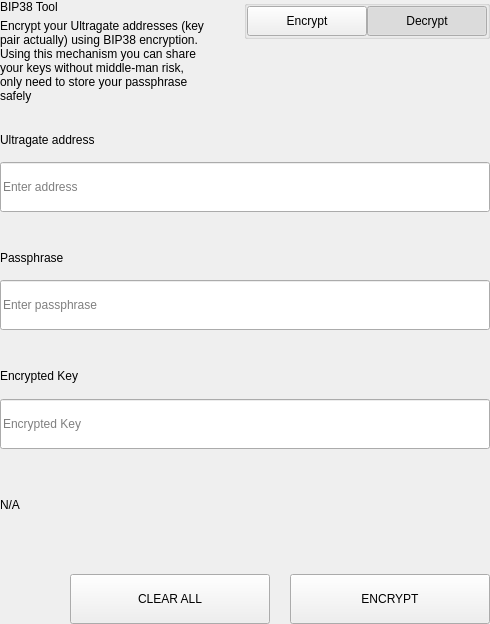
<?xml version="1.0" encoding="UTF-8"?>
<ui version="4.0">
 <class>SettingsBitToolWidget</class>
 <widget class="QWidget" name="SettingsBitToolWidget">
  <property name="geometry">
   <rect>
    <x>0</x>
    <y>0</y>
    <width>490</width>
    <height>624</height>
   </rect>
  </property>
  <property name="windowTitle">
   <string>Form</string>
  </property>
  <layout class="QVBoxLayout" name="verticalLayout">
   <property name="spacing">
    <number>0</number>
   </property>
   <property name="leftMargin">
    <number>0</number>
   </property>
   <property name="topMargin">
    <number>0</number>
   </property>
   <property name="rightMargin">
    <number>0</number>
   </property>
   <property name="bottomMargin">
    <number>0</number>
   </property>
   <item>
    <widget class="QWidget" name="left" native="true">
     <layout class="QVBoxLayout" name="verticalLayout_3">
      <property name="leftMargin">
       <number>0</number>
      </property>
      <property name="topMargin">
       <number>0</number>
      </property>
      <property name="rightMargin">
       <number>0</number>
      </property>
      <property name="bottomMargin">
       <number>0</number>
      </property>
      <item>
       <layout class="QVBoxLayout" name="verticalLayout_2">
        <property name="spacing">
         <number>0</number>
        </property>
        <item>
         <layout class="QHBoxLayout" name="horizontalLayout_3" stretch="3,1">
          <property name="spacing">
           <number>40</number>
          </property>
          <item>
           <layout class="QVBoxLayout" name="verticalLayoutTitle">
            <property name="spacing">
             <number>5</number>
            </property>
            <item>
             <widget class="QLabel" name="labelTitle">
              <property name="text">
               <string>BIP38 Tool</string>
              </property>
             </widget>
            </item>
            <item>
             <widget class="QLabel" name="labelSubtitle1">
              <property name="text">
               <string>Encrypt your Ultragate addresses (key pair actually) using BIP38 encryption.
Using this mechanism you can share your keys without middle-man risk, only need to store your passphrase safely</string>
              </property>
              <property name="wordWrap">
               <bool>true</bool>
              </property>
             </widget>
            </item>
           </layout>
          </item>
          <item alignment="Qt::AlignTop">
           <widget class="QGroupBox" name="groupBox">
            <property name="title">
             <string/>
            </property>
            <property name="alignment">
             <set>Qt::AlignLeading|Qt::AlignLeft|Qt::AlignTop</set>
            </property>
            <layout class="QHBoxLayout" name="horizontalLayout_4">
             <property name="spacing">
              <number>0</number>
             </property>
             <property name="leftMargin">
              <number>0</number>
             </property>
             <property name="topMargin">
              <number>0</number>
             </property>
             <property name="rightMargin">
              <number>0</number>
             </property>
             <property name="bottomMargin">
              <number>0</number>
             </property>
             <item>
              <spacer name="horizontalSpacer">
               <property name="orientation">
                <enum>Qt::Horizontal</enum>
               </property>
               <property name="sizeHint" stdset="0">
                <size>
                 <width>40</width>
                 <height>20</height>
                </size>
               </property>
              </spacer>
             </item>
             <item>
              <widget class="QPushButton" name="pushLeft">
               <property name="minimumSize">
                <size>
                 <width>120</width>
                 <height>30</height>
                </size>
               </property>
               <property name="maximumSize">
                <size>
                 <width>120</width>
                 <height>30</height>
                </size>
               </property>
               <property name="focusPolicy">
                <enum>Qt::NoFocus</enum>
               </property>
               <property name="text">
                <string>Encrypt</string>
               </property>
               <property name="checkable">
                <bool>true</bool>
               </property>
               <property name="autoExclusive">
                <bool>true</bool>
               </property>
              </widget>
             </item>
             <item>
              <widget class="QPushButton" name="pushRight">
               <property name="minimumSize">
                <size>
                 <width>120</width>
                 <height>30</height>
                </size>
               </property>
               <property name="maximumSize">
                <size>
                 <width>120</width>
                 <height>30</height>
                </size>
               </property>
               <property name="focusPolicy">
                <enum>Qt::NoFocus</enum>
               </property>
               <property name="text">
                <string>Decrypt</string>
               </property>
               <property name="checkable">
                <bool>true</bool>
               </property>
               <property name="checked">
                <bool>true</bool>
               </property>
               <property name="autoExclusive">
                <bool>true</bool>
               </property>
              </widget>
             </item>
            </layout>
           </widget>
          </item>
         </layout>
        </item>
        <item>
         <widget class="QStackedWidget" name="stackedWidget">
          <property name="currentIndex">
           <number>1</number>
          </property>
          <widget class="QWidget" name="pageDecrypt">
           <layout class="QVBoxLayout" name="verticalLayout_5">
            <property name="spacing">
             <number>0</number>
            </property>
            <property name="leftMargin">
             <number>0</number>
            </property>
            <property name="topMargin">
             <number>0</number>
            </property>
            <property name="rightMargin">
             <number>0</number>
            </property>
            <property name="bottomMargin">
             <number>0</number>
            </property>
            <item>
             <widget class="QWidget" name="widget" native="true">
              <property name="minimumSize">
               <size>
                <width>0</width>
                <height>100</height>
               </size>
              </property>
              <layout class="QVBoxLayout" name="verticalLayout_4">
               <property name="spacing">
                <number>0</number>
               </property>
               <property name="leftMargin">
                <number>0</number>
               </property>
               <property name="topMargin">
                <number>0</number>
               </property>
               <property name="rightMargin">
                <number>0</number>
               </property>
               <property name="bottomMargin">
                <number>0</number>
               </property>
               <item>
                <spacer name="verticalSpacer_2">
                 <property name="orientation">
                  <enum>Qt::Vertical</enum>
                 </property>
                 <property name="sizeType">
                  <enum>QSizePolicy::Fixed</enum>
                 </property>
                 <property name="sizeHint" stdset="0">
                  <size>
                   <width>20</width>
                   <height>20</height>
                  </size>
                 </property>
                </spacer>
               </item>
               <item>
                <layout class="QHBoxLayout" name="horizontalLayout_6" stretch="2">
                 <property name="spacing">
                  <number>0</number>
                 </property>
                 <item>
                  <layout class="QVBoxLayout" name="verticalLayout_7">
                   <property name="spacing">
                    <number>9</number>
                   </property>
                   <item>
                    <widget class="QLabel" name="labelSubtitleKey">
                     <property name="minimumSize">
                      <size>
                       <width>0</width>
                       <height>20</height>
                      </size>
                     </property>
                     <property name="maximumSize">
                      <size>
                       <width>16777215</width>
                       <height>20</height>
                      </size>
                     </property>
                     <property name="text">
                      <string>Encrypted key</string>
                     </property>
                    </widget>
                   </item>
                   <item>
                    <widget class="QLineEdit" name="lineEditKey">
                     <property name="minimumSize">
                      <size>
                       <width>0</width>
                       <height>50</height>
                      </size>
                     </property>
                     <property name="maximumSize">
                      <size>
                       <width>16777215</width>
                       <height>50</height>
                      </size>
                     </property>
                     <property name="placeholderText">
                      <string>Enter a encrypted key</string>
                     </property>
                    </widget>
                   </item>
                  </layout>
                 </item>
                </layout>
               </item>
               <item>
                <spacer name="verticalSpacer_3">
                 <property name="orientation">
                  <enum>Qt::Vertical</enum>
                 </property>
                 <property name="sizeType">
                  <enum>QSizePolicy::Fixed</enum>
                 </property>
                 <property name="sizeHint" stdset="0">
                  <size>
                   <width>20</width>
                   <height>20</height>
                  </size>
                 </property>
                </spacer>
               </item>
               <item>
                <layout class="QVBoxLayout" name="verticalLayout_9">
                 <property name="spacing">
                  <number>9</number>
                 </property>
                 <item>
                  <widget class="QLabel" name="labelSubtitlePassphrase">
                   <property name="maximumSize">
                    <size>
                     <width>16777215</width>
                     <height>20</height>
                    </size>
                   </property>
                   <property name="text">
                    <string>Passphrase</string>
                   </property>
                  </widget>
                 </item>
                 <item>
                  <widget class="QLineEdit" name="lineEditPassphrase">
                   <property name="minimumSize">
                    <size>
                     <width>0</width>
                     <height>50</height>
                    </size>
                   </property>
                   <property name="maximumSize">
                    <size>
                     <width>16777215</width>
                     <height>50</height>
                    </size>
                   </property>
                   <property name="placeholderText">
                    <string>Enter a passphrase</string>
                   </property>
                  </widget>
                 </item>
                </layout>
               </item>
               <item>
                <spacer name="verticalSpacer_4">
                 <property name="orientation">
                  <enum>Qt::Vertical</enum>
                 </property>
                 <property name="sizeType">
                  <enum>QSizePolicy::Fixed</enum>
                 </property>
                 <property name="sizeHint" stdset="0">
                  <size>
                   <width>20</width>
                   <height>20</height>
                  </size>
                 </property>
                </spacer>
               </item>
               <item>
                <widget class="QWidget" name="widget_3" native="true">
                 <property name="sizePolicy">
                  <sizepolicy hsizetype="Preferred" vsizetype="Fixed">
                   <horstretch>0</horstretch>
                   <verstretch>0</verstretch>
                  </sizepolicy>
                 </property>
                 <layout class="QVBoxLayout" name="verticalLayout_10">
                  <property name="spacing">
                   <number>9</number>
                  </property>
                  <property name="leftMargin">
                   <number>0</number>
                  </property>
                  <property name="topMargin">
                   <number>0</number>
                  </property>
                  <property name="rightMargin">
                   <number>0</number>
                  </property>
                  <property name="bottomMargin">
                   <number>0</number>
                  </property>
                  <item>
                   <widget class="QLabel" name="labelSubtitleDecryptResult">
                    <property name="minimumSize">
                     <size>
                      <width>0</width>
                      <height>20</height>
                     </size>
                    </property>
                    <property name="maximumSize">
                     <size>
                      <width>16777215</width>
                      <height>20</height>
                     </size>
                    </property>
                    <property name="text">
                     <string>Decrypted address result</string>
                    </property>
                   </widget>
                  </item>
                  <item>
                   <widget class="QWidget" name="widget_4" native="true">
                    <layout class="QHBoxLayout" name="horizontalLayout" stretch="6,0,1">
                     <property name="spacing">
                      <number>0</number>
                     </property>
                     <property name="leftMargin">
                      <number>0</number>
                     </property>
                     <property name="topMargin">
                      <number>0</number>
                     </property>
                     <property name="rightMargin">
                      <number>0</number>
                     </property>
                     <property name="bottomMargin">
                      <number>0</number>
                     </property>
                     <item alignment="Qt::AlignVCenter">
                      <widget class="QLineEdit" name="lineEditDecryptResult">
                       <property name="minimumSize">
                        <size>
                         <width>0</width>
                         <height>50</height>
                        </size>
                       </property>
                       <property name="maximumSize">
                        <size>
                         <width>16777215</width>
                         <height>50</height>
                        </size>
                       </property>
                       <property name="placeholderText">
                        <string>Decrypted Address</string>
                       </property>
                      </widget>
                     </item>
                     <item>
                      <spacer name="horizontalSpacer_4">
                       <property name="orientation">
                        <enum>Qt::Horizontal</enum>
                       </property>
                       <property name="sizeType">
                        <enum>QSizePolicy::Fixed</enum>
                       </property>
                       <property name="sizeHint" stdset="0">
                        <size>
                         <width>20</width>
                         <height>50</height>
                        </size>
                       </property>
                      </spacer>
                     </item>
                     <item>
                      <widget class="QPushButton" name="pushButtonImport">
                       <property name="minimumSize">
                        <size>
                         <width>140</width>
                         <height>40</height>
                        </size>
                       </property>
                       <property name="text">
                        <string>Import Address</string>
                       </property>
                      </widget>
                     </item>
                    </layout>
                   </widget>
                  </item>
                 </layout>
                </widget>
               </item>
               <item>
                <widget class="QLabel" name="statusLabel_DEC">
                 <property name="maximumSize">
                  <size>
                   <width>16777215</width>
                   <height>40</height>
                  </size>
                 </property>
                 <property name="text">
                  <string/>
                 </property>
                </widget>
               </item>
               <item>
                <spacer name="verticalSpacer">
                 <property name="orientation">
                  <enum>Qt::Vertical</enum>
                 </property>
                 <property name="sizeType">
                  <enum>QSizePolicy::Preferred</enum>
                 </property>
                 <property name="sizeHint" stdset="0">
                  <size>
                   <width>20</width>
                   <height>20</height>
                  </size>
                 </property>
                </spacer>
               </item>
               <item>
                <layout class="QHBoxLayout" name="horizontalLayout_7">
                 <property name="spacing">
                  <number>0</number>
                 </property>
                 <item>
                  <spacer name="horizontalSpacer_5">
                   <property name="orientation">
                    <enum>Qt::Horizontal</enum>
                   </property>
                   <property name="sizeType">
                    <enum>QSizePolicy::Expanding</enum>
                   </property>
                   <property name="sizeHint" stdset="0">
                    <size>
                     <width>40</width>
                     <height>20</height>
                    </size>
                   </property>
                  </spacer>
                 </item>
                 <item>
                  <widget class="QPushButton" name="pushButtonDecryptClear">
                   <property name="minimumSize">
                    <size>
                     <width>200</width>
                     <height>50</height>
                    </size>
                   </property>
                   <property name="maximumSize">
                    <size>
                     <width>200</width>
                     <height>50</height>
                    </size>
                   </property>
                   <property name="text">
                    <string>CLEAR</string>
                   </property>
                  </widget>
                 </item>
                 <item>
                  <spacer name="horizontalSpacer_3">
                   <property name="orientation">
                    <enum>Qt::Horizontal</enum>
                   </property>
                   <property name="sizeType">
                    <enum>QSizePolicy::Fixed</enum>
                   </property>
                   <property name="sizeHint" stdset="0">
                    <size>
                     <width>20</width>
                     <height>20</height>
                    </size>
                   </property>
                  </spacer>
                 </item>
                 <item>
                  <widget class="QPushButton" name="pushButtonDecrypt">
                   <property name="minimumSize">
                    <size>
                     <width>200</width>
                     <height>50</height>
                    </size>
                   </property>
                   <property name="maximumSize">
                    <size>
                     <width>200</width>
                     <height>50</height>
                    </size>
                   </property>
                   <property name="text">
                    <string>DECRYPT KEY</string>
                   </property>
                  </widget>
                 </item>
                </layout>
               </item>
              </layout>
             </widget>
            </item>
           </layout>
          </widget>
          <widget class="QWidget" name="pageEncrypt">
           <layout class="QVBoxLayout" name="verticalLayout_11">
            <property name="spacing">
             <number>0</number>
            </property>
            <property name="leftMargin">
             <number>0</number>
            </property>
            <property name="topMargin">
             <number>0</number>
            </property>
            <property name="rightMargin">
             <number>0</number>
            </property>
            <property name="bottomMargin">
             <number>0</number>
            </property>
            <item>
             <spacer name="verticalSpacer_8">
              <property name="orientation">
               <enum>Qt::Vertical</enum>
              </property>
              <property name="sizeType">
               <enum>QSizePolicy::Fixed</enum>
              </property>
              <property name="sizeHint" stdset="0">
               <size>
                <width>20</width>
                <height>20</height>
               </size>
              </property>
             </spacer>
            </item>
            <item>
             <widget class="QWidget" name="containerAddressEnc" native="true">
              <layout class="QVBoxLayout" name="containerAddressEncLayout">
               <property name="spacing">
                <number>5</number>
               </property>
               <property name="leftMargin">
                <number>0</number>
               </property>
               <property name="topMargin">
                <number>0</number>
               </property>
               <property name="rightMargin">
                <number>0</number>
               </property>
               <property name="bottomMargin">
                <number>0</number>
               </property>
               <item>
                <widget class="QLabel" name="labelSubtitleAddress">
                 <property name="minimumSize">
                  <size>
                   <width>0</width>
                   <height>20</height>
                  </size>
                 </property>
                 <property name="maximumSize">
                  <size>
                   <width>16777215</width>
                   <height>20</height>
                  </size>
                 </property>
                 <property name="text">
                  <string>Ultragate address</string>
                 </property>
                </widget>
               </item>
               <item>
                <widget class="QLineEdit" name="addressIn_ENC">
                 <property name="minimumSize">
                  <size>
                   <width>0</width>
                   <height>50</height>
                  </size>
                 </property>
                 <property name="placeholderText">
                  <string>Enter address</string>
                 </property>
                </widget>
               </item>
              </layout>
             </widget>
            </item>
            <item>
             <spacer name="verticalSpacer_6">
              <property name="orientation">
               <enum>Qt::Vertical</enum>
              </property>
              <property name="sizeType">
               <enum>QSizePolicy::Fixed</enum>
              </property>
              <property name="sizeHint" stdset="0">
               <size>
                <width>20</width>
                <height>20</height>
               </size>
              </property>
             </spacer>
            </item>
            <item>
             <widget class="QWidget" name="containerAddress" native="true">
              <layout class="QHBoxLayout" name="horizontalLayout_9" stretch="2">
               <property name="spacing">
                <number>0</number>
               </property>
               <property name="leftMargin">
                <number>0</number>
               </property>
               <property name="topMargin">
                <number>0</number>
               </property>
               <property name="rightMargin">
                <number>0</number>
               </property>
               <property name="bottomMargin">
                <number>0</number>
               </property>
               <item>
                <layout class="QVBoxLayout" name="verticalLayout_8">
                 <property name="spacing">
                  <number>5</number>
                 </property>
                 <item>
                  <widget class="QLabel" name="labelSubtitleMessage">
                   <property name="minimumSize">
                    <size>
                     <width>0</width>
                     <height>20</height>
                    </size>
                   </property>
                   <property name="maximumSize">
                    <size>
                     <width>16777215</width>
                     <height>20</height>
                    </size>
                   </property>
                   <property name="text">
                    <string>Passphrase</string>
                   </property>
                  </widget>
                 </item>
                 <item>
                  <widget class="QLineEdit" name="passphraseIn_ENC">
                   <property name="minimumSize">
                    <size>
                     <width>0</width>
                     <height>50</height>
                    </size>
                   </property>
                   <property name="maximumSize">
                    <size>
                     <width>16777215</width>
                     <height>50</height>
                    </size>
                   </property>
                   <property name="placeholderText">
                    <string>Enter passphrase</string>
                   </property>
                  </widget>
                 </item>
                </layout>
               </item>
              </layout>
             </widget>
            </item>
            <item>
             <spacer name="verticalSpacer_7">
              <property name="orientation">
               <enum>Qt::Vertical</enum>
              </property>
              <property name="sizeType">
               <enum>QSizePolicy::Fixed</enum>
              </property>
              <property name="sizeHint" stdset="0">
               <size>
                <width>20</width>
                <height>20</height>
               </size>
              </property>
             </spacer>
            </item>
            <item>
             <widget class="QWidget" name="widget_2" native="true">
              <property name="minimumSize">
               <size>
                <width>0</width>
                <height>75</height>
               </size>
              </property>
              <property name="maximumSize">
               <size>
                <width>16777215</width>
                <height>16777215</height>
               </size>
              </property>
              <layout class="QVBoxLayout" name="verticalLayout_6">
               <property name="leftMargin">
                <number>0</number>
               </property>
               <property name="topMargin">
                <number>0</number>
               </property>
               <property name="rightMargin">
                <number>0</number>
               </property>
               <property name="bottomMargin">
                <number>0</number>
               </property>
               <item>
                <widget class="QLabel" name="labelSubtitleEncryptedKey">
                 <property name="minimumSize">
                  <size>
                   <width>0</width>
                   <height>20</height>
                  </size>
                 </property>
                 <property name="maximumSize">
                  <size>
                   <width>16777215</width>
                   <height>20</height>
                  </size>
                 </property>
                 <property name="text">
                  <string>Encrypted Key</string>
                 </property>
                </widget>
               </item>
               <item>
                <widget class="QLineEdit" name="encryptedKeyOut_ENC">
                 <property name="minimumSize">
                  <size>
                   <width>0</width>
                   <height>50</height>
                  </size>
                 </property>
                 <property name="placeholderText">
                  <string>Encrypted Key</string>
                 </property>
                </widget>
               </item>
              </layout>
             </widget>
            </item>
            <item>
             <widget class="QLabel" name="statusLabel_ENC">
              <property name="text">
               <string notr="true">N/A</string>
              </property>
             </widget>
            </item>
            <item>
             <spacer name="verticalSpacer_5">
              <property name="orientation">
               <enum>Qt::Vertical</enum>
              </property>
              <property name="sizeType">
               <enum>QSizePolicy::Fixed</enum>
              </property>
              <property name="sizeHint" stdset="0">
               <size>
                <width>20</width>
                <height>20</height>
               </size>
              </property>
             </spacer>
            </item>
            <item>
             <layout class="QHBoxLayout" name="horizontalLayout_8">
              <property name="spacing">
               <number>0</number>
              </property>
              <item>
               <spacer name="horizontalSpacer_6">
                <property name="orientation">
                 <enum>Qt::Horizontal</enum>
                </property>
                <property name="sizeType">
                 <enum>QSizePolicy::Expanding</enum>
                </property>
                <property name="sizeHint" stdset="0">
                 <size>
                  <width>40</width>
                  <height>20</height>
                 </size>
                </property>
               </spacer>
              </item>
              <item>
               <widget class="QPushButton" name="pushButtonClear">
                <property name="minimumSize">
                 <size>
                  <width>200</width>
                  <height>50</height>
                 </size>
                </property>
                <property name="focusPolicy">
                 <enum>Qt::NoFocus</enum>
                </property>
                <property name="text">
                 <string>CLEAR ALL</string>
                </property>
               </widget>
              </item>
              <item>
               <spacer name="horizontalSpacer_2">
                <property name="orientation">
                 <enum>Qt::Horizontal</enum>
                </property>
                <property name="sizeType">
                 <enum>QSizePolicy::Fixed</enum>
                </property>
                <property name="sizeHint" stdset="0">
                 <size>
                  <width>20</width>
                  <height>20</height>
                 </size>
                </property>
               </spacer>
              </item>
              <item>
               <widget class="QPushButton" name="pushButtonEncrypt">
                <property name="minimumSize">
                 <size>
                  <width>200</width>
                  <height>50</height>
                 </size>
                </property>
                <property name="maximumSize">
                 <size>
                  <width>200</width>
                  <height>50</height>
                 </size>
                </property>
                <property name="focusPolicy">
                 <enum>Qt::NoFocus</enum>
                </property>
                <property name="text">
                 <string>ENCRYPT</string>
                </property>
               </widget>
              </item>
             </layout>
            </item>
           </layout>
          </widget>
         </widget>
        </item>
       </layout>
      </item>
     </layout>
    </widget>
   </item>
  </layout>
 </widget>
 <resources/>
 <connections/>
</ui>
